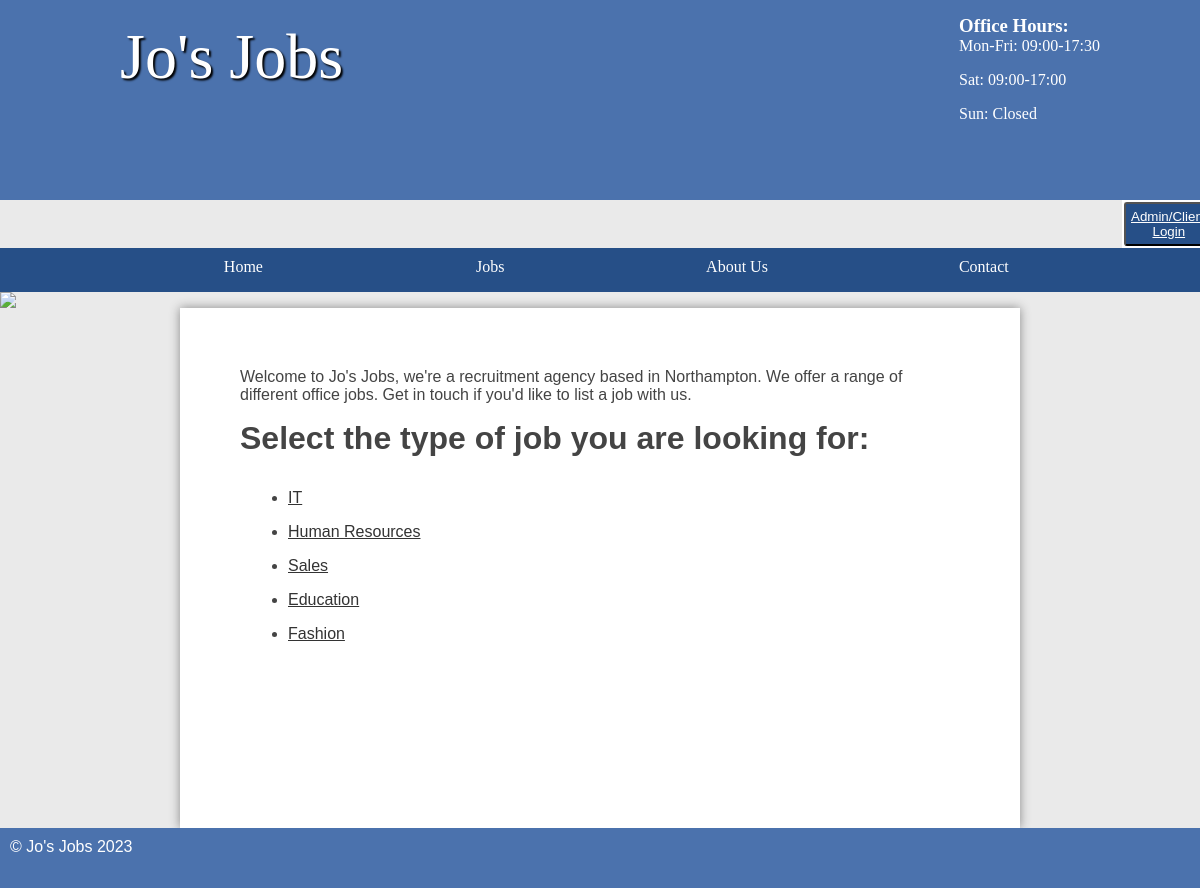
The app's page /aboutUs with its own data.
### tables this page shows
CREATE TABLE `category` (
  `name` varchar(50) NOT NULL,
  `categoryId` int(11) NOT NULL AUTO_INCREMENT,
  PRIMARY KEY (`categoryId`)
);

### functions/loadTemplate.php (called while the page is built, shortened)
<?php
function loadTemplate($fileName, $templateVars)
{
    extract($templateVars);
    require $fileName;
    return ob_get_clean();
}

### public/index.php (called while the page is built, shortened)
<?php
require '../functions/loadTemplate.php';
$pageController = new PageController($_GET, $_POST);
if ($_SERVER['REQUEST_URI'] !== '/') {
    $functionName = ltrim(explode('?', $_SERVER['REQUEST_URI'])[0], '/');
    $page = $pageController->$functionName();
} else {
    $page = $pageController->home();
}
$output = loadTemplate('../templates/' . $page['template'], $page['variables']);
require '../templates/layout/layout.html.php';

### controller/PageController.php (called while the page is built, shortened)
<?php
class PageController
{
    private $dbName;
    public function __construct(array $get, array $post, $dbName = 'job') {
        $this->dbName = $dbName;
    }
    public function aboutUs(): array
    {
        $categoriesTable = new DatabaseTable('category', 'id', $this->dbName);
        $categories = $categoriesTable->findAll();
        return ['template' => '../templates/layout/aboutUs.html.php',
            'variables' => ['categories' => $categories],
            'title' => 'Jo\'s Jobs - About us'
        ];
    }
}

### Database/DatabaseTable.php (called while the page is built, shortened)
<?php
class DatabaseTable
{
    private $table;
    private $pdo;
    public function __construct($table, $primaryKey, $dbName = 'job')
    {
        $this->pdo = new PDO('mysql:dbname='.$dbName.';host=mysql', 'student', 'student');
        $this->table = $table;
    }
    public function findAll()
    {
        $stmt = $this->pdo->prepare("SELECT * FROM " . $this->table);
        $stmt->execute();
        return $stmt->fetchAll();
    }
}

### templates/layout/aboutUs.html.php (the view, shortened to what this page needs)
<main class="home">
    <p>Welcome to Jo's Jobs, we're a recruitment agency based in Northampton. We offer a range of different office jobs.
        Get in touch if you'd like to list a job with us.</a></p>
    <h2>Select the type of job you are looking for:</h2>
    <ul>
        <?php
        $categories = $categories ?? [];
        foreach ($categories as $c) {
            echo '<li><a href="categories?id=' . $c['id'] . '">' . $c['name'] . '</a></li>';
        }
        ?>
    </ul>
</main>

### public/styles.css (style rules this page uses)
* { margin: 0; padding: 0; }
html { font-family: 'Oxygen-Regular', verdana, sans-serif; }
body { background-color: #eaeaea; }
main ul { margin-left: 3em; }
main a { color: #333; }
main { min-height: 50vh; background-color: #fff; width: 70vw; display: block; margin: auto; box-shadow: 0px 0px 10px #888; color: #444; }
main h2 { font-size: 2em; }
.home { padding: 5vw; width: 60vw; }
p, li, h2 { margin-bottom: 1em; }

### records on screen
category: name "IT"
category: name "Human Resources"
category: name "Sales"
category: name "Education"
category: name "Fashion"
